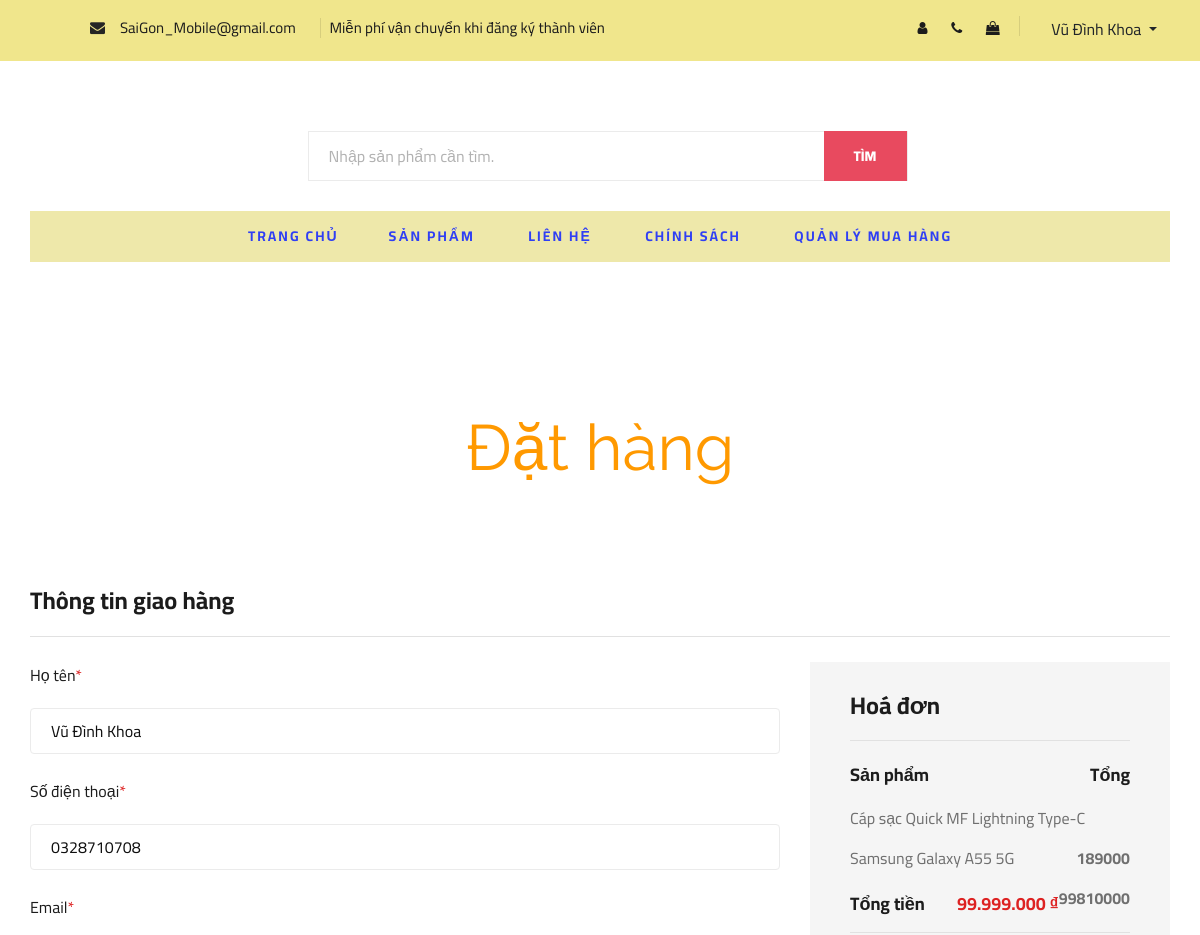
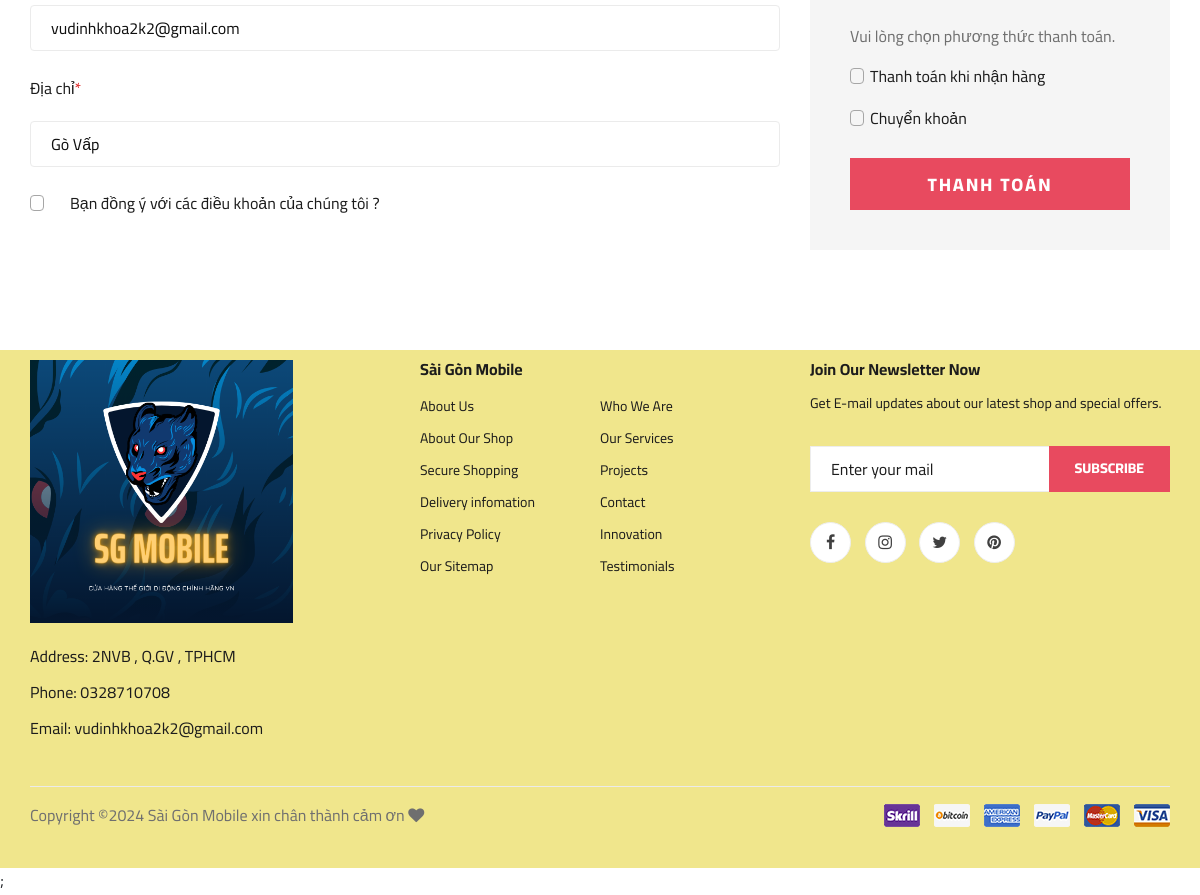
Screenshot of /payment.php (signed in) with the database file from the repository (2 pictures, top to bottom).
### tables this page shows
CREATE TABLE `khachhang` (
  `MaKhachHang` int(11) NOT NULL auto_increment,
  `HoTen` varchar(20) NOT NULL,
  `SoDienThoai` varchar(20) NOT NULL,
  `DiaChi` varchar(100) NOT NULL,
  `MatKhau` varchar(50) NOT NULL,
  `Email` varchar(100) NOT NULL,
  `trangThai` int(11) NOT NULL default '1',
  PRIMARY KEY  (`MaKhachHang`)
);

CREATE TABLE `giohang` (
  `MaGioHang` int(11) NOT NULL auto_increment,
  `SoLuong` int(11) NOT NULL,
  `MaKhachHang` int(11) NOT NULL,
  `MaSanPham` int(11) NOT NULL,
  PRIMARY KEY  (`MaGioHang`)
);

CREATE TABLE `sanpham` (
  `MaSanPham` int(11) NOT NULL auto_increment,
  `TenSanPham` varchar(500) NOT NULL,
  `SoLuongTon` int(11) NOT NULL default '1',
  `MoTa` varchar(100) default NULL,
  `GiaBan` double NOT NULL,
  `GiaNhap` double NOT NULL,
  `ThuongHieu` varchar(100) default NULL,
  `HinhAnh` varchar(50) NOT NULL,
  `HanSuDung` date default NULL,
  `LoaiSanPham` int(11) NOT NULL,
  `NhaCungCap` int(11) NOT NULL,
  `trangThai` tinyint(4) NOT NULL default '1',
  PRIMARY KEY  (`MaSanPham`),
  KEY `LoaiSanPham` (`LoaiSanPham`,`NhaCungCap`)
);

### model/mPayment.php (called while the page is built, shortened)
<?php
class MPay
{
    function getAllProduct()
    {
        $maKhachHang =  $_SESSION['MaKhachHang'];
        $p = new ConnectDB();
        $con = null;
        if ($p->connect_DB($con)) {
            $str = "SELECT sp.TenSanPham, sp.GiaBan, gh.SoLuong, sp.MaSanPham FROM giohang gh JOIN sanpham sp ON gh.MaSanPham = sp.MaSanPham WHERE gh.MaKhachHang = '$maKhachHang';";
            $tbl = mysqli_query($con, $str);
            return $tbl;
        } else {
            return false;
        }
    }
    function getInfoUsers()
    {
        $p = new ConnectDB();
        $con = null;
        $maKhachHang =  $_SESSION['MaKhachHang'];
        if ($p->connect_DB($con)) {
            $str = "SELECT * FROM `khachhang` WHERE MaKhachHang = '$maKhachHang'";
            $tbl = mysqli_query($con, $str);
            return $tbl;
        } else {
            return false;
        }
    }
}

### controller/cPayment.php (called while the page is built, shortened)
<?php
include_once("Model/mPayment.php");
class CPay
{
    function getAllProduct()
    {
        $p = new MPay();
        $tbl = $p->getAllProduct();
        return $tbl;
    }
    function getInfoUsers()
    {
        $p = new MPay();
        $tbl = $p->getInfoUsers();
        return $tbl;
    }
}

### view/vPayment.php (the view, shortened to what this page needs)
<?php
include_once("controller/cPayment.php");
class VPay
{
    function viewAllProducts()
    {
        $p = new CPay();
        $tbl = $p->getAllProduct();
        if (isset($_REQUEST['orderNow'])) {
            showProductOrderNow();
        } else {
            showProduct($tbl);
        }
    }
    function viewInfoUsers()
    {
        $p = new CPay();
        $tbl = $p->getInfoUsers();
        showInfoUsers($tbl);
    }
}
function showInfoUsers($tbl)
{
    if ($tbl) {
        $row = mysqli_fetch_assoc($tbl);
        echo '
            <div class="row">
                    <div class="col-lg-12">
                        <div class="checkout__input">
                            <p>Họ tên<span>*</span></p>
                            <input id="hoTen"  onchange="validateFormPay()" name="HoTen" type="text" value="' . $row["HoTen"] . '">
                            <small id="hoTen-mess"></small>
                        </div>
                    </div>
                </div>
                <div class="checkout__input">
                    <p>Số điện thoại<span>*</span></p>
                    <input onchange="validateFormPay()" id="SDT" name="SoDienThoai" type="tell" value="' . $row["SoDienThoai"] . '">
                    <small id="SDT-mess"></small>
                </div>
                <div class="checkout__input">
                    <p>Email<span>*</span></p>
                    <input onchange="validateFormPay()" id="Email" name="Email" type="email" value="' . $row["Email"] . '">
                    <small id="Email-mess"></small>
                </div>
                <div class="checkout__input">
                    <p>Địa chỉ<span>*</span></p>
                    <input onchange="validateFormPay()" id="DiaChi" name="DiaChi" type="text" placeholder="Street Address" class="checkout__input__add" value="' . $row["DiaChi"] . '">
                    <small id="DiaChi-mess"></small>
            </div>
        ';
    } else {
        echo "Không thể kết nối CSDL hoặc không tìm thấy thông tin người dùng.";
    }
}
function showProduct($tbl)
{
    if ($tbl) {
        if (mysqli_num_rows($tbl) > 0) {
            while ($row = mysqli_fetch_assoc($tbl)) {
                echo '<li>' . $row["TenSanPham"] . ' <span>' . $row["GiaBan"] * $row["SoLuong"]  . '</span></li>';
            };
        }
    } else {
        echo "Vui lòng nhập dữ liệu!";
    }
}

### payment.php (shortened to what this page needs)
<!DOCTYPE html>
<html lang="zxx">
<head>
     <link rel="stylesheet" href="css/bootstrap.min.css" type="text/css">
    <link rel="stylesheet" href="css/font-awesome.min.css" type="text/css">
    <link rel="stylesheet" href="css/elegant-icons.css" type="text/css">
    <link rel="stylesheet" href="css/nice-select.css" type="text/css">
    <link rel="stylesheet" href="css/jquery-ui.min.css" type="text/css">
    <link rel="stylesheet" href="css/owl.carousel.min.css" type="text/css">
    <link rel="stylesheet" href="css/slicknav.min.css" type="text/css">
    <link rel="stylesheet" href="css/style.css" type="text/css">
    <link rel="stylesheet" href="./css/index.css" type="text/css">
    <link rel="stylesheet" href="./css/home1.css">
    <link rel="stylesheet" href="./css/contact.css">
<body>
    <?php
    include_once('./controller/cPayment.php');
    include './view/vPayment.php';
    $v = new VPay();
    ?>
    <header class="header">
        <div class="header__top">
            <div class="container">
                <div class="row">
                    <div class="col-lg-8 col-md-6">
                        <div class="header__top__left" style="margin-left: 60px;margin-top: 5px;">
                            <ul>
                                <li style="font-family: Cairo, sans-serif; font-size: 15px;"><i class="fa fa-envelope"></i> &nbsp SaiGon_Mobile@gmail.com</li>
                                <li style="font-family: Cairo, sans-serif; font-size: 15px;">Miễn phí vận chuyển khi đăng ký thành viên</li>
                            </ul>
                        </div>
                    </div>
                    <div class="col-lg-4 col-md-6">
                        <div class="header__top__right">
                            <div class="header__top__right__social">
                                <a href="./view/capnhatttcn.php"><i class="fa fa-user"></i></a>
                                <a href="contact.php"><i class="fa fa-phone"></i></a>
                                <a href="cart.php"><i class="fa fa-shopping-bag"></i></a>
                            </div>
                            <div class="header__top__right__auth">
                                <div class="dropdown">
                                    <button class="btn dropdown-toggle" type="button" id="dropdownMenuButton"
                                    data-toggle="dropdown" aria-haspopup="true" aria-expanded="false">
                                        <?php
                                        if (isset($_SESSION['MaKhachHang'])) {
                                            $tenTaiKhoan = $_SESSION['MaKhachHang'];
                                            $name = mysqli_query($conn, "SELECT * FROM `khachhang` WHERE `MaKhachHang`= $tenTaiKhoan");
                                            $kq = mysqli_fetch_array($name);
                                            echo $kq["HoTen"];
                                        }
                                        ?>
                                    </button>
                                </div>
                            </div>
                        </div>
                    </div>
                </div>
            </div>
        </div>
        <div class="container">
            <div class="row">
                <div class="col-lg-3">
                    <div class="header__logo">
                    </div>
                </div>
                <div class="hero__search"  style="margin-top: 40px;margin-bottom: 30px;">
                    <div class="hero__search__form">
                        <form action="#">
                            <input type="text" name="search" placeholder="Nhập sản phẩm cần tìm.">
                            <button type="submit" class="site-btn">TÌM</button>
                        </form>
                    </div>
                </div>
                <div class="col-lg-12">
                    <nav class="header__menu">
                        <ul>
                            <li>    <?php
                                if (isset($_SESSION['MaKhachHang'])) {
                                    echo '<a href="indexuser.php">Trang Chủ</a>';
                                } else {
                                    echo '<a href="index.php">Trang Chủ</a>';
                                }
                                ?>
                            <li><a href="shop.php">Sản Phẩm</a></li>
                            <li><a href="./contact.php">Liên Hệ</a></li>
                            <li><a href="./chinhsach.php">Chính Sách</a></li>
                            <li><a href="#">Quản lý mua hàng</a>
                            </li>
                        </ul>
                    </nav>
                </div>
            </div>
        </div>
    </header>
    <br>
    <br>
    <header>
	<h1> Đặt hàng</h1>
</header>
    <section class="checkout spad">
        <div class="container">
            <div class="checkout__form">
                <h4>Thông tin giao hàng</h4>
                <form action="#" method="get">
                    <div class="row">
                        <div class="col-lg-8 col-md-6">
                            <?php
                            $v->viewInfoUsers();
                            ?>
                            <div class="checkout__input__checkbox">
                                <label for="acc">
                                    Bạn đồng ý với các điều khoản của chúng tôi ?
                                    <span class="checkmark"></span>
                                </label> <br>
                            </div>
                        </div>
                        <div class="col-lg-4 col-md-6">
                            <div class="checkout__order">
                                <h4>Hoá đơn</h4>
                                <div class="checkout__order__products">Sản phẩm <span>Tổng</span></div>
                                <ul>
                                    <?php
                                    $v->viewAllProducts();
                                    ?>
                                </ul>
                                <div class="checkout__order__total">Tổng tiền <span id="total">0</span></div>
                                <p>Vui lòng chọn phương thức thanh toán.</p>
                                <div class="checkout__input__checkbox">
                                    <label for="payment">
                                        Thanh toán khi nhận hàng
                                        <span class="checkmark"></span> <br>
                                    </label>
                                </div>
                                 <div class="checkout__input__checkbox">
                                    <label for="paypal">
                                        Chuyển khoản
                                        <span class="checkmark"></span>
                                    </label>
                                </div>
                                <button type="submit" class="site-btn" name="btnPay" onClick="return confirmPay();"> thanh toán</button>
                            </div>
                        </div>
                    </div>
                </form>
            </div>
        </div>
    </section>
      <footer class="footer spad">
        <div class="container">
            <div class="row">
                <div class="col-lg-3 col-md-6 col-sm-6">
                    <div class="footer__about">
                        <div class="footer__about__logo">
                            <a href="./index.html"><img src="img/logo_saigon.png" alt=""></a>
                        </div>
                        <ul>
                            <li>Address: 2NVB , Q.GV , TPHCM</li>
                            <li>Phone: 0328710708</li>
                            <li>Email: vudinhkhoa2k2@gmail.com</li>
                        </ul>
                    </div>
                </div>
                <div class="col-lg-4 col-md-6 col-sm-6 offset-lg-1">
                    <div class="footer__widget">
                        <h6>Sài Gòn Mobile</h6>
                        <ul>
                            <li><a href="#">About Us</a></li>
                            <li><a href="#">About Our Shop</a></li>
                            <li><a href="#">Secure Shopping</a></li>
                            <li><a href="#">Delivery infomation</a></li>
                            <li><a href="#">Privacy Policy</a></li>
                            <li><a href="#">Our Sitemap</a></li>
                        </ul>
                        <ul>
                            <li><a href="#">Who We Are</a></li>
                            <li><a href="#">Our Services</a></li>
                            <li><a href="#">Projects</a></li>
                            <li><a href="#">Contact</a></li>
                            <li><a href="#">Innovation</a></li>
                            <li><a href="#">Testimonials</a></li>
                        </ul>
                    </div>
                </div>
                <div class="col-lg-4 col-md-12">
                    <div class="footer__widget">
                        <h6>Join Our Newsletter Now</h6>
                        <p>Get E-mail updates about our latest shop and special offers.</p>
                        <form action="#">
                            <input type="text" placeholder="Enter your mail">
                            <button type="submit" class="site-btn">Subscribe</button>
                        </form>
                        <div class="footer__widget__social">
                            <a href="#"><i class="fa fa-facebook"></i></a>
                            <a href="#"><i class="fa fa-instagram"></i></a>
                            <a href="#"><i class="fa fa-twitter"></i></a>
                            <a href="#"><i class="fa fa-pinterest"></i></a>
                        </div>
                    </div>
                </div>
            </div>
            <div class="row">
                <div class="col-lg-12">
                    <div class="footer__copyright">
                        <div class="footer__copyright__text"><p>
  Copyright &copy;<script>document.write(new Date().getFullYear());</script> Sài Gòn Mobile xin chân thành cảm ơn <i class="fa fa-heart" aria-hidden="true"></i>
  </p></div>
                        <div class="footer__copyright__payment"><img src="img/payment-item.png" alt=""></div>
                    </div>
                </div>
            </div>
        </div>
    </footer>
    ;
</body>
</html>

### rows the page displays
khachhang: HoTen "Vũ Đình Khoa", SoDienThoai "0328710708", Email "vudinhkhoa2k2@gmail.com", DiaChi "Gò Vấp"
giohang: sanpham.TenSanPham "Cáp sạc Quick MF Lightning Type-C", sanpham.GiaBan "189000"
giohang: sanpham.TenSanPham "Samsung Galaxy A55 5G", $row['GiaBan']*$row['SoLuong'] "99810000"
